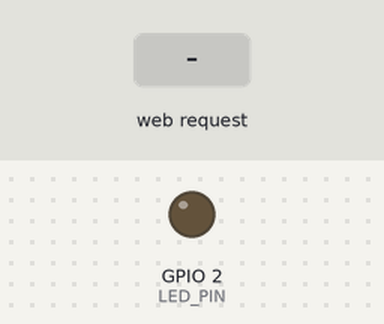
The sketch below on a simulated ESP32. Parts: output pins drawn as LEDs (lit = HIGH). Inputs (shaded band) come from the test bench. WiFi joins after 1.5 s; servers stay silent unless stated; what the sketch prints to the serial monitor is not drawn.

Above: at 2.7 s.
2.8 s: HTTP request GET /ledon received
At 3.7 s:
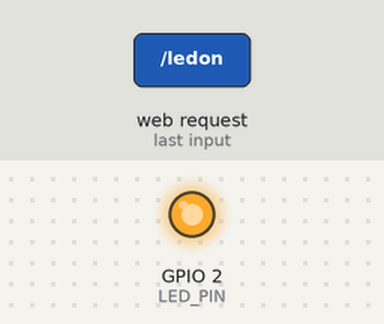
4.3 s: HTTP request GET /ledoff received
At 4.9 s:
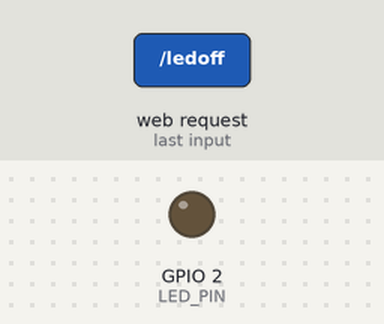
Timing chart, 0 to 7.3 s (numbered marks = the images above; inputs shaded):
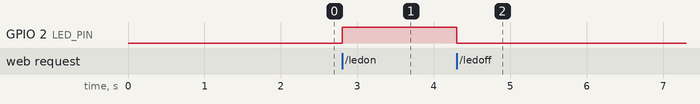

Measured:
- after the input at 2.8 s, GPIO 2 (LED_PIN): LOW → HIGH at once
- after the input at 4.3 s, GPIO 2 (LED_PIN): HIGH → LOW at once

The sketch:

Dieu_Khien_Led_Qua_Webserver.ino
```cpp
//https://vidieukhien.xyz/2020/02/26/lap-trinh-esp32-voi-arduino-web-server-led-control/

#include <WiFi.h>
#include <WebServer.h>

#define LED_PIN GPIO_NUM_2  //2
#define LED_ON HIGH
#define LED_OFF LOW

bool LEDstatus = LED_OFF;

const char* ssidRouter = "Viettel Telecom";
const char* passwordRouter = "dat123456789";

const char *ssidAP = "DEMOESP32AP";
const char *passwordAP = "123456789";

WebServer server(80);

void handleNotFound()
{
  String message = "File Not Found\n\n";
  message += "URI: ";
  message += server.uri();
  message += "\nMethod: ";
  message += (server.method() == HTTP_GET) ? "GET" : "POST";
  message += "\nArguments: ";
  message += server.args();
  message += "\n";

  for (uint8_t i = 0; i < server.args(); i++)
  {
    message += " " + server.argName(i) + ": " + server.arg(i) + "\n";
  }

  server.send(404, "text/plain", message);
}

String SendHTML(uint8_t ledstart)
{
  int value=15;
  String ptr = "<!DOCTYPE html>\n";
  ptr += "<html>\n";
  ptr += "  <head>\n";
  ptr += "    <meta\n";
  ptr += "      name=\"viewport\"\n";
  ptr += "      content=\"width=device-width, initial-scale=1.0, user-scalable=no\"\n";
  ptr += "    />\n";
  ptr += "    <title>LED Control</title>\n";
  ptr += "    <style>\n";
  ptr += "      html {\n";
  ptr += "        font-family: Helvetica;\n";
  ptr += "        display: inline-block;\n";
  ptr += "        margin: 0px auto;\n";
  ptr += "        text-align: center;\n";
  ptr += "      }\n";
  ptr += "      body {\n";
  ptr += "        margin-top: 50px;\n";
  ptr += "      }\n";
  ptr += "      h1 {\n";
  ptr += "        color: #444444;\n";
  ptr += "        margin: 50px auto 30px;\n";
  ptr += "      }\n";
  ptr += "      h3 {\n";
  ptr += "        color: #444444;\n";
  ptr += "        margin-bottom: 50px;\n";
  ptr += "      }\n";
  ptr += "      .button {\n";
  ptr += "        display: block;\n";
  ptr += "        width: 80px;\n";
  ptr += "        background-color: #3498db;\n";
  ptr += "        border: none;\n";
  ptr += "        color: white;\n";
  ptr += "        padding: 13px 30px;\n";
  ptr += "        text-decoration: none;\n";
  ptr += "        font-size: 25px;\n";
  ptr += "        margin: 0px auto 35px;\n";
  ptr += "        cursor: pointer;\n";
  ptr += "        border-radius: 4px;\n";
  ptr += "      }\n";
  ptr += "      .button-on {\n";
  ptr += "        background-color: #3498db;\n";
  ptr += "      }\n";
  ptr += "      .button-on:active {\n";
  ptr += "        background-color: #2980b9;\n";
  ptr += "      }\n";
  ptr += "      .button-off {\n";
  ptr += "        background-color: #34495e;\n";
  ptr += "      }\n";
  ptr += "      .button-off:active {\n";
  ptr += "        background-color: #2c3e50;\n";
  ptr += "      }\n";
  ptr += "      p {\n";
  ptr += "        font-size: 14px;\n";
  ptr += "        color: #888;\n";
  ptr += "        margin-bottom: 10px;\n";
  ptr += "      }\n";
  ptr += "    </style>\n";
  ptr += "  </head>\n";
  ptr += "  <body>\n";
  ptr += "    <h1>ESP32 Web Server</h1>\n";

  if (ledstart)
  {
    ptr += "<p>LED1 Status: ON</p> <a class=\"button button-off\" href=\"/ledoff\">OFF</a>\n";
  }
  else
  {
    ptr += "<p>LED1 Status: OFF</p> <a class=\"button button-on\" href=\"/ledon\">ON</a>\n";
  }
  ptr += "</body>\n";
  ptr += "</html>\n";
  return ptr;
}

void handleRoot()
{
 server.send(200, "text/html", SendHTML(LEDstatus));
}

void setUp_AP_STA_Mode();
void setUp_WiFiRouter_Connect();
void strees_path_when_connect_Basion();
void strees_path_when_connect_Abvanted();

void setup(void)
{
  Serial.begin(115200);

  pinMode(LED_PIN, OUTPUT);//Cấu hình GPIO2 là output
  digitalWrite(LED_PIN, LED_OFF);

  setUp_AP_STA_Mode();

  setUp_WiFiRouter_Connect();

  strees_path_when_connect_Abvanted();

  server.begin();
  Serial.println("\n\nHTTP server started");
}

void loop(void)
{
  server.handleClient();
  digitalWrite(LED_PIN, LEDstatus);
}

void setUp_AP_STA_Mode()
{
  WiFi.mode(WIFI_AP_STA); //sử dụng đồng thời cả chế độ kết nối tới router wifi và tạo một điểm truy cập cục bộ--> cài đặt chế độ hoạt động của wifi là WIFI_AP_STA
  WiFi.softAP(ssidAP, passwordAP);

  Serial.print("\nWiFi is: ");
  Serial.println(ssidAP);

  Serial.print("IP address AP Mode: ");
  Serial.println(WiFi.softAPIP());
}

void setUp_WiFiRouter_Connect()
{
  WiFi.begin(ssidRouter, passwordRouter);

  // Wait for connection
  while (WiFi.status() != WL_CONNECTED)
  {
    delay(500);
    Serial.print("... ");
  }
  Serial.print("\nConnected to: ");
  Serial.println(ssidRouter);

  Serial.print("IP address: ");
  Serial.println(WiFi.localIP());
}

void strees_path_when_connect_bacsic()
{
  server.on("/", []() {
    server.send(200, "text/plain", "ESP32 Webserver running");
  });

  server.on("/ledon", []() {
    LEDstatus = LED_ON;   //đặt lại giá trị trạng thái LED toàn cầu
    Serial.println("Set LED to ON");    //in các kết quả lên màn hình UART
    server.send(200, "text/plain", "Led ON");   //phản hồi trả về cho Web client
  });

  server.on("/ledoff", []() {
    LEDstatus = LED_OFF;
    Serial.println("Set LED to OFF");
    server.send(200, "text/plain", "Led OFF");
  });

  server.onNotFound(handleNotFound);
}

void strees_path_when_connect_Abvanted()
{
  server.on("/", handleRoot);

   server.on("/ledon", []() {
   LEDstatus = LED_ON;
   Serial.println("Set LED to ON");
   server.send(200, "text/html", SendHTML(LEDstatus));
   });

   server.on("/ledoff", []() {
   LEDstatus = LED_OFF;
   Serial.println("Set LED to OFF");
   server.send(200, "text/html", SendHTML(LEDstatus));
   });

   server.onNotFound(handleNotFound);
}
```
